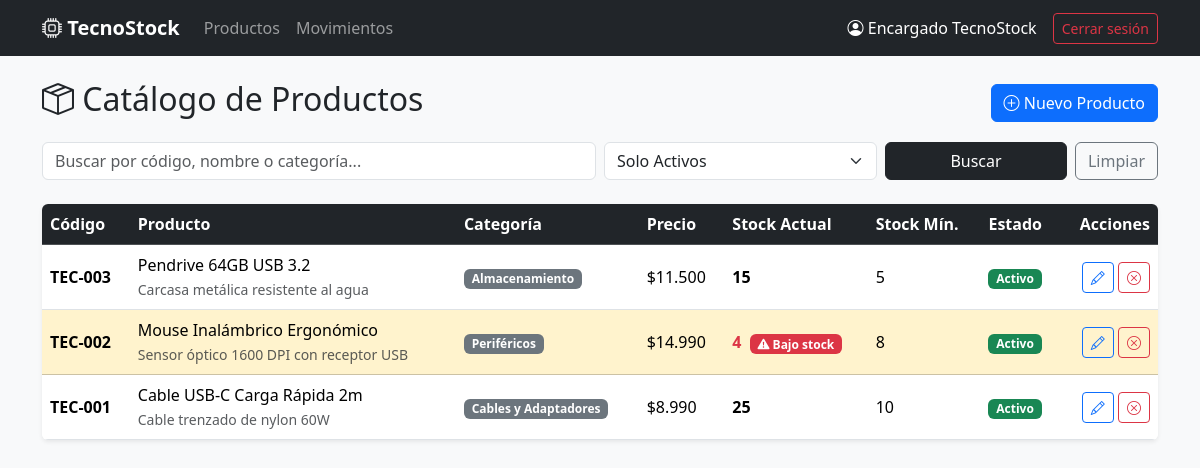
Page /productos/index.php (signed in) on the committed database.
### tables this page shows
CREATE TABLE producto (
    id_producto INT AUTO_INCREMENT PRIMARY KEY,
    codigo VARCHAR(50) NOT NULL UNIQUE,  
    nombre VARCHAR(120) NOT NULL,
    descripcion TEXT,
    precio DECIMAL(10, 2) NOT NULL CHECK (precio >= 0),
    stock_actual INT NOT NULL DEFAULT 0 CHECK (stock_actual >= 0),
    stock_minimo INT NOT NULL DEFAULT 0 CHECK (stock_minimo >= 0),
    estado TINYINT(1) NOT NULL DEFAULT 1,  
    id_categoria INT NOT NULL,
    CONSTRAINT fk_producto_categoria FOREIGN KEY (id_categoria) 
        REFERENCES categoria(id_categoria) ON UPDATE CASCADE ON DELETE RESTRICT
);

CREATE TABLE categoria (
    id_categoria INT AUTO_INCREMENT PRIMARY KEY,
    nombre VARCHAR(80) NOT NULL UNIQUE,
    descripcion VARCHAR(255),
    estado TINYINT(1) NOT NULL DEFAULT 1
);

### productos/index.php (the view, shortened to what this page needs)
<?php
require_once '../config/conexion.php';
require_once '../includes/header.php';
$busqueda = trim($_GET['buscar'] ?? '');
$filtro_estado = $_GET['estado'] ?? '1';
$sql = "SELECT p.*, c.nombre AS categoria_nombre
        FROM producto p
        INNER JOIN categoria c ON p.id_categoria = c.id_categoria
        WHERE 1=1";
$params = [];
if ($filtro_estado !== 'todos') {
    $sql .= " AND p.estado = ?";
    $params[] = $filtro_estado;
}
$sql .= " ORDER BY p.id_producto DESC";
$stmt = $pdo->prepare($sql);
$stmt->execute($params);
$productos = $stmt->fetchAll();
?>
<div class="d-flex justify-content-between align-items-center mb-3">
    <h2><i class="bi bi-box-seam"></i> Catálogo de Productos</h2>
    <a href="crear.php" class="btn btn-primary">
        <i class="bi bi-plus-circle"></i> Nuevo Producto
    </a>
</div>
<form method="GET" class="row g-2 mb-4">
    <div class="col-md-6">
        <input type="text" name="buscar" class="form-control" placeholder="Buscar por código, nombre o categoría..." value="<?= htmlspecialchars($busqueda) ?>">
    </div>
    <div class="col-md-3">
        <select name="estado" class="form-select">
            <option value="1" <?= $filtro_estado === '1' ? 'selected' : '' ?>>Solo Activos</option>
        </select>
    </div>
    <div class="col-md-3 d-flex gap-2">
        <button type="submit" class="btn btn-dark w-100">Buscar</button>
        <a href="index.php" class="btn btn-outline-secondary">Limpiar</a>
    </div>
</form>
<div class="table-responsive bg-white shadow-sm rounded">
    <table class="table table-hover align-middle mb-0">
        <thead class="table-dark">
            <tr>
                <th>Código</th>
                <th>Producto</th>
                <th>Categoría</th>
                <th>Precio</th>
                <th>Stock Actual</th>
                <th>Stock Mín.</th>
                <th>Estado</th>
                <th class="text-end">Acciones</th>
            </tr>
        </thead>
        <tbody>
            <?php if (empty($productos)): ?>
                <tr><td colspan="8" class="text-center py-4 text-muted">No se encontraron productos.</td></tr>
            <?php else: ?>
                <?php foreach ($productos as $p):
                    $bajo_stock = ($p['stock_actual'] < $p['stock_minimo'] && $p['estado'] == 1);
                ?>
                    <tr class="<?= $bajo_stock ? 'table-warning' : '' ?>">
                        <td class="fw-bold"><?= htmlspecialchars($p['codigo']) ?></td>
                        <td>
                            <div><?= htmlspecialchars($p['nombre']) ?></div>
                            <small class="text-muted"><?= htmlspecialchars($p['descripcion']) ?></small>
                        </td>
                        <td><span class="badge bg-secondary"><?= htmlspecialchars($p['categoria_nombre']) ?></span></td>
                        <td>$<?= number_format($p['precio'], 0, ',', '.') ?></td>
                        <td>
                            <span class="fw-bold <?= $bajo_stock ? 'text-danger' : '' ?>">
                                <?= $p['stock_actual'] ?>
                            </span>
                            <?php if ($bajo_stock): ?>
                                <span class="badge bg-danger ms-1" title="Stock bajo el mínimo">
                                    <i class="bi bi-exclamation-triangle-fill"></i> Bajo stock
                                </span>
                            <?php endif; ?>
                        </td>
                        <td><?= $p['stock_minimo'] ?></td>
                        <td>
                            <?php if ($p['estado'] == 1): ?>
                                <span class="badge bg-success">Activo</span>
                            <?php else: ?>
                                <span class="badge bg-danger">Desactivado</span>
                            <?php endif; ?>
                        </td>
                        <td class="text-end">
                            <a href="editar.php?id=<?= $p['id_producto'] ?>" class="btn btn-sm btn-outline-primary" title="Editar">
                                <i class="bi bi-pencil"></i>
                            </a>
                            <?php if ($p['estado'] == 1): ?>
                                <a href="desactivar.php?id=<?= $p['id_producto'] ?>"
                                   class="btn btn-sm btn-outline-danger"
                                   title="Desactivar"
                                   onclick="return confirm('¿Seguro que deseas desactivar este producto?');">
                                    <i class="bi bi-x-circle"></i>
                                </a>
                            <?php endif; ?>
                        </td>
                    </tr>
                <?php endforeach; ?>
            <?php endif; ?>
        </tbody>
    </table>
</div>
<?php require_once '../includes/footer.php'; ?>

### includes/header.php (shortened to what this page needs)
<!DOCTYPE html>
<html lang="es">
<head>
    <link href="https://cdn.jsdelivr.net/npm/bootstrap@5.3.3/dist/css/bootstrap.min.css" rel="stylesheet">
    <link rel="stylesheet" href="https://cdn.jsdelivr.net/npm/bootstrap-icons@1.11.3/font/bootstrap-icons.min.css">
</head>
<body class="bg-light">
<nav class="navbar navbar-expand-lg navbar-dark bg-dark mb-4">
    <div class="container">
        <a class="navbar-brand fw-bold" href="/tecnostock/productos/index.php">
            <i class="bi bi-cpu"></i> TecnoStock
        </a>
        <div class="collapse navbar-collapse" id="navbarNav">
            <ul class="navbar-nav me-auto">
                <li class="nav-item">
                    <a class="nav-link" href="/tecnostock/productos/index.php">Productos</a>
                </li>
                <li class="nav-item">
                    <a class="nav-link" href="/tecnostock/movimientos/index.php">Movimientos</a>
                </li>
            </ul>
            <span class="navbar-text text-white me-3">
                <i class="bi bi-person-circle"></i> <?= htmlspecialchars($_SESSION['nombre'] ?? '') ?>
            </span>
            <a href="/tecnostock/logout.php" class="btn btn-outline-danger btn-sm">Cerrar sesión</a>
        </div>
    </div>
</nav>
<div class="container">

### includes/footer.php (shortened to what this page needs)
</div>
</body>
</html>

### rows in the picture
producto: codigo "TEC-003", nombre "Pendrive 64GB USB 3.2", descripcion "Carcasa metálica resistente al agua", id_categoria.nombre "Almacenamiento", precio "11.500", stock_actual "15", stock_minimo "5", estado "Activo"
producto: codigo "TEC-002", nombre "Mouse Inalámbrico Ergonómico", descripcion "Sensor óptico 1600 DPI con receptor USB", id_categoria.nombre "Periféricos", precio "14.990", stock_actual "4", estado 1 (drawn), stock_minimo "8"
producto: codigo "TEC-001", nombre "Cable USB-C Carga Rápida 2m", descripcion "Cable trenzado de nylon 60W", id_categoria.nombre "Cables y Adaptadores", precio "8.990", stock_actual "25", stock_minimo "10", estado "Activo"

### other values in the picture
$_SESSION['nombre'] "Encargado TecnoStock"
